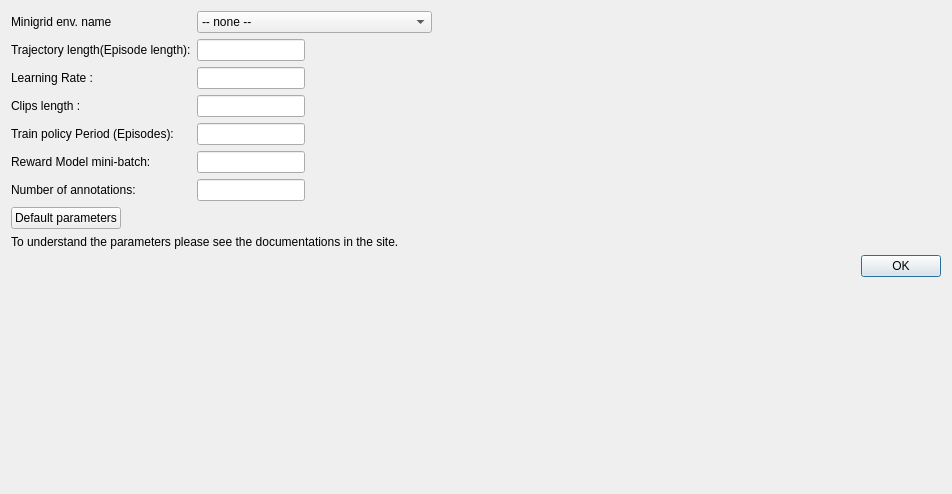
<?xml version="1.0" encoding="UTF-8"?>
<ui version="4.0">
 <class>SetupModel</class>
 <widget class="QDialog" name="SetupModel">
  <property name="geometry">
   <rect>
    <x>0</x>
    <y>0</y>
    <width>952</width>
    <height>494</height>
   </rect>
  </property>
  <property name="windowTitle">
   <string>Setup RL Model</string>
  </property>
  <property name="layoutDirection">
   <enum>Qt::LeftToRight</enum>
  </property>
  <property name="autoFillBackground">
   <bool>false</bool>
  </property>
  <layout class="QFormLayout" name="formLayout">
   <item row="0" column="0">
    <widget class="QLabel" name="env">
     <property name="text">
      <string>Minigrid env. name</string>
     </property>
    </widget>
   </item>
   <item row="0" column="1">
    <widget class="QComboBox" name="minigrid_env">
     <property name="sizePolicy">
      <sizepolicy hsizetype="Fixed" vsizetype="Fixed">
       <horstretch>0</horstretch>
       <verstretch>0</verstretch>
      </sizepolicy>
     </property>
     <item>
      <property name="text">
       <string>-- none --</string>
      </property>
     </item>
     <item>
      <property name="text">
       <string>MiniGrid-Empty-6x6-v0</string>
      </property>
     </item>
     <item>
      <property name="text">
       <string>MiniGrid-Empty-16x16-v0</string>
      </property>
     </item>
     <item>
      <property name="text">
       <string>MiniGrid-FourRooms-v0</string>
      </property>
     </item>
     <item>
      <property name="text">
       <string>MiniGrid-MultiRoom-N6-v0</string>
      </property>
     </item>
     <item>
      <property name="text">
       <string>MiniGrid-DoorKey-6x6-v0</string>
      </property>
     </item>
     <item>
      <property name="text">
       <string>MiniGrid-DoorKey-16x16-v0</string>
      </property>
     </item>
     <item>
      <property name="text">
       <string>MiniGrid-Dynamic-Obstacle-6x6-v0</string>
      </property>
     </item>
     <item>
      <property name="text">
       <string>MiniGrid-Dynamic-Obstacle-16x16-v0</string>
      </property>
     </item>
    </widget>
   </item>
   <item row="1" column="0">
    <widget class="QLabel" name="episode_len">
     <property name="text">
      <string>Trajectory length(Episode length):</string>
     </property>
    </widget>
   </item>
   <item row="1" column="1">
    <widget class="QLineEdit" name="episode_len_line">
     <property name="sizePolicy">
      <sizepolicy hsizetype="Fixed" vsizetype="Fixed">
       <horstretch>0</horstretch>
       <verstretch>0</verstretch>
      </sizepolicy>
     </property>
     <property name="inputMethodHints">
      <set>Qt::ImhPreferNumbers</set>
     </property>
     <property name="text">
      <string/>
     </property>
     <property name="alignment">
      <set>Qt::AlignRight|Qt::AlignTrailing|Qt::AlignVCenter</set>
     </property>
    </widget>
   </item>
   <item row="2" column="0">
    <widget class="QLabel" name="lr">
     <property name="sizePolicy">
      <sizepolicy hsizetype="Expanding" vsizetype="Preferred">
       <horstretch>0</horstretch>
       <verstretch>0</verstretch>
      </sizepolicy>
     </property>
     <property name="text">
      <string>Learning Rate : </string>
     </property>
    </widget>
   </item>
   <item row="2" column="1">
    <widget class="QLineEdit" name="lr_line">
     <property name="sizePolicy">
      <sizepolicy hsizetype="Fixed" vsizetype="Fixed">
       <horstretch>0</horstretch>
       <verstretch>0</verstretch>
      </sizepolicy>
     </property>
     <property name="inputMethodHints">
      <set>Qt::ImhPreferNumbers</set>
     </property>
     <property name="text">
      <string/>
     </property>
     <property name="maxLength">
      <number>32762</number>
     </property>
     <property name="frame">
      <bool>true</bool>
     </property>
     <property name="alignment">
      <set>Qt::AlignRight|Qt::AlignTrailing|Qt::AlignVCenter</set>
     </property>
     <property name="clearButtonEnabled">
      <bool>false</bool>
     </property>
    </widget>
   </item>
   <item row="3" column="0">
    <widget class="QLabel" name="clips_len">
     <property name="text">
      <string>Clips length : </string>
     </property>
    </widget>
   </item>
   <item row="3" column="1">
    <widget class="QLineEdit" name="clips_len_line">
     <property name="sizePolicy">
      <sizepolicy hsizetype="Fixed" vsizetype="Fixed">
       <horstretch>0</horstretch>
       <verstretch>0</verstretch>
      </sizepolicy>
     </property>
     <property name="inputMethodHints">
      <set>Qt::ImhPreferNumbers</set>
     </property>
     <property name="text">
      <string/>
     </property>
     <property name="alignment">
      <set>Qt::AlignRight|Qt::AlignTrailing|Qt::AlignVCenter</set>
     </property>
    </widget>
   </item>
   <item row="4" column="0">
    <widget class="QLabel" name="episodes">
     <property name="text">
      <string>Train policy Period (Episodes):</string>
     </property>
    </widget>
   </item>
   <item row="4" column="1">
    <widget class="QLineEdit" name="episodes_line">
     <property name="sizePolicy">
      <sizepolicy hsizetype="Fixed" vsizetype="Fixed">
       <horstretch>0</horstretch>
       <verstretch>0</verstretch>
      </sizepolicy>
     </property>
     <property name="inputMethodHints">
      <set>Qt::ImhPreferNumbers</set>
     </property>
     <property name="text">
      <string/>
     </property>
     <property name="alignment">
      <set>Qt::AlignRight|Qt::AlignTrailing|Qt::AlignVCenter</set>
     </property>
    </widget>
   </item>
   <item row="5" column="0">
    <widget class="QLabel" name="K">
     <property name="text">
      <string>Reward Model mini-batch:</string>
     </property>
    </widget>
   </item>
   <item row="5" column="1">
    <widget class="QLineEdit" name="K_line">
     <property name="sizePolicy">
      <sizepolicy hsizetype="Fixed" vsizetype="Fixed">
       <horstretch>0</horstretch>
       <verstretch>0</verstretch>
      </sizepolicy>
     </property>
     <property name="inputMethodHints">
      <set>Qt::ImhPreferNumbers</set>
     </property>
     <property name="text">
      <string/>
     </property>
     <property name="alignment">
      <set>Qt::AlignRight|Qt::AlignTrailing|Qt::AlignVCenter</set>
     </property>
    </widget>
   </item>
   <item row="9" column="0" colspan="2">
    <widget class="QLabel" name="label">
     <property name="sizePolicy">
      <sizepolicy hsizetype="Fixed" vsizetype="Fixed">
       <horstretch>0</horstretch>
       <verstretch>0</verstretch>
      </sizepolicy>
     </property>
     <property name="text">
      <string>&lt;html&gt;&lt;head/&gt;&lt;body&gt;&lt;p&gt;To understand the parameters please see the documentations in the site.&lt;/p&gt;&lt;/body&gt;&lt;/html&gt;</string>
     </property>
    </widget>
   </item>
   <item row="11" column="1">
    <widget class="QDialogButtonBox" name="ok_button">
     <property name="orientation">
      <enum>Qt::Horizontal</enum>
     </property>
     <property name="standardButtons">
      <set>QDialogButtonBox::Ok</set>
     </property>
    </widget>
   </item>
   <item row="7" column="0">
    <widget class="QPushButton" name="defaultButton">
     <property name="text">
      <string>Default parameters</string>
     </property>
    </widget>
   </item>
   <item row="6" column="0">
    <widget class="QLabel" name="n_annotations">
     <property name="text">
      <string>Number of annotations:</string>
     </property>
    </widget>
   </item>
   <item row="6" column="1">
    <widget class="QLineEdit" name="n_annotation_line">
     <property name="sizePolicy">
      <sizepolicy hsizetype="Fixed" vsizetype="Fixed">
       <horstretch>0</horstretch>
       <verstretch>0</verstretch>
      </sizepolicy>
     </property>
     <property name="alignment">
      <set>Qt::AlignRight|Qt::AlignTrailing|Qt::AlignVCenter</set>
     </property>
    </widget>
   </item>
  </layout>
 </widget>
 <resources/>
 <connections>
  <connection>
   <sender>ok_button</sender>
   <signal>accepted()</signal>
   <receiver>SetupModel</receiver>
   <slot>accept()</slot>
   <hints>
    <hint type="sourcelabel">
     <x>248</x>
     <y>254</y>
    </hint>
    <hint type="destinationlabel">
     <x>157</x>
     <y>274</y>
    </hint>
   </hints>
  </connection>
  <connection>
   <sender>ok_button</sender>
   <signal>rejected()</signal>
   <receiver>SetupModel</receiver>
   <slot>reject()</slot>
   <hints>
    <hint type="sourcelabel">
     <x>316</x>
     <y>260</y>
    </hint>
    <hint type="destinationlabel">
     <x>286</x>
     <y>274</y>
    </hint>
   </hints>
  </connection>
 </connections>
</ui>
